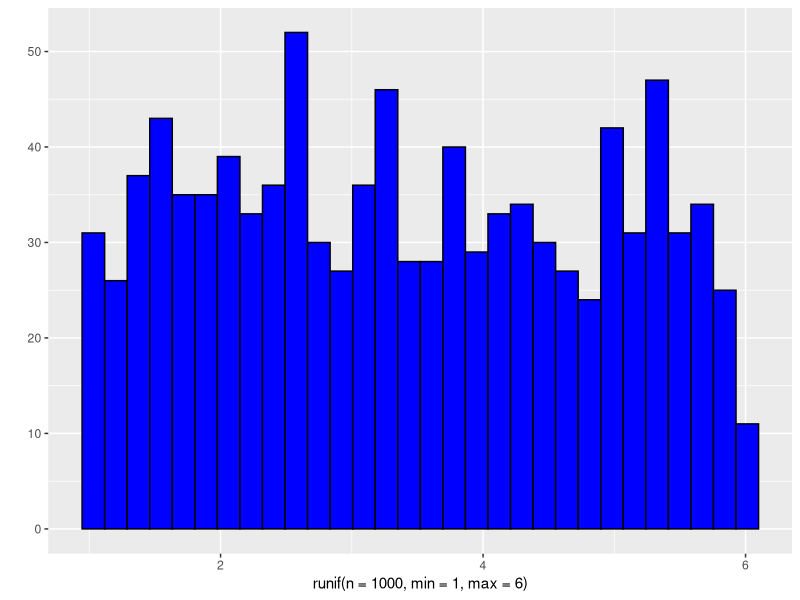
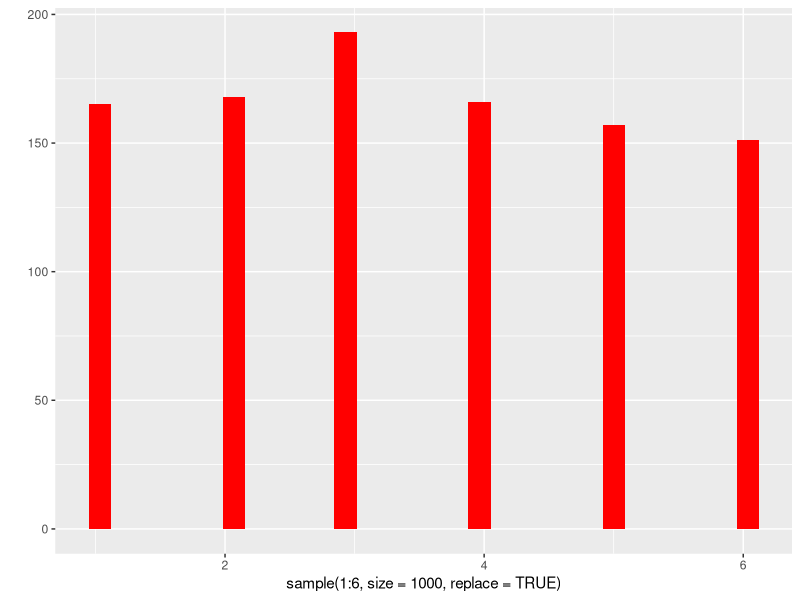
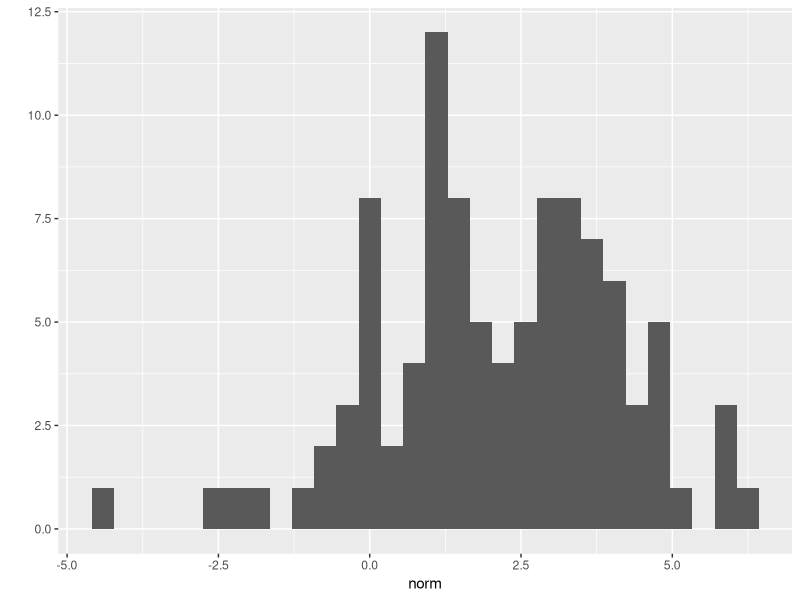
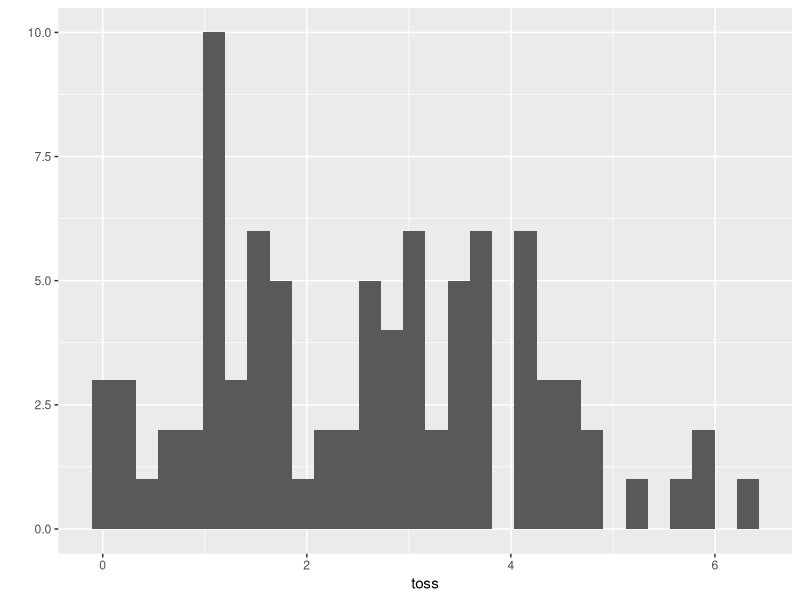
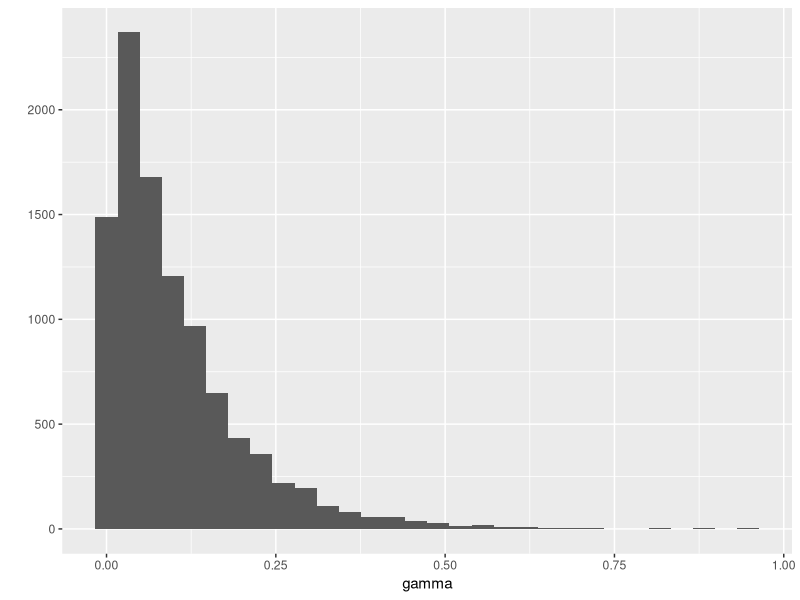
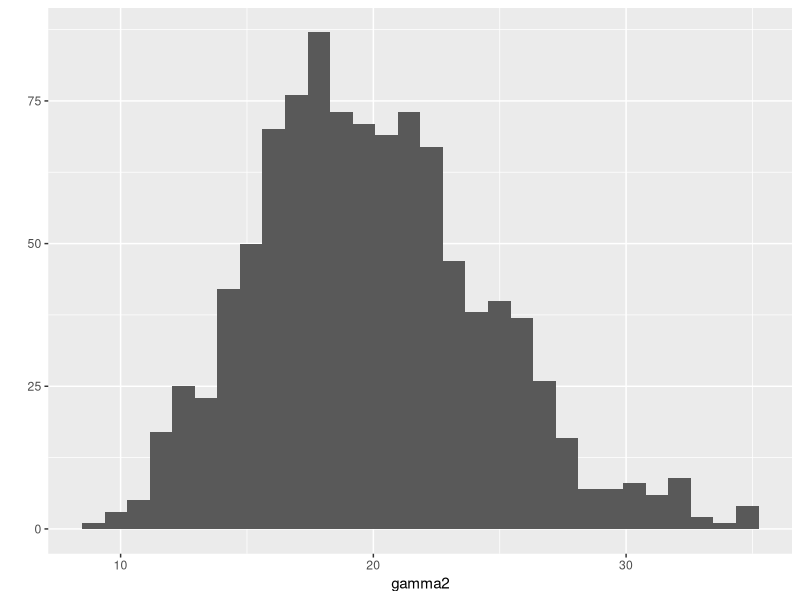
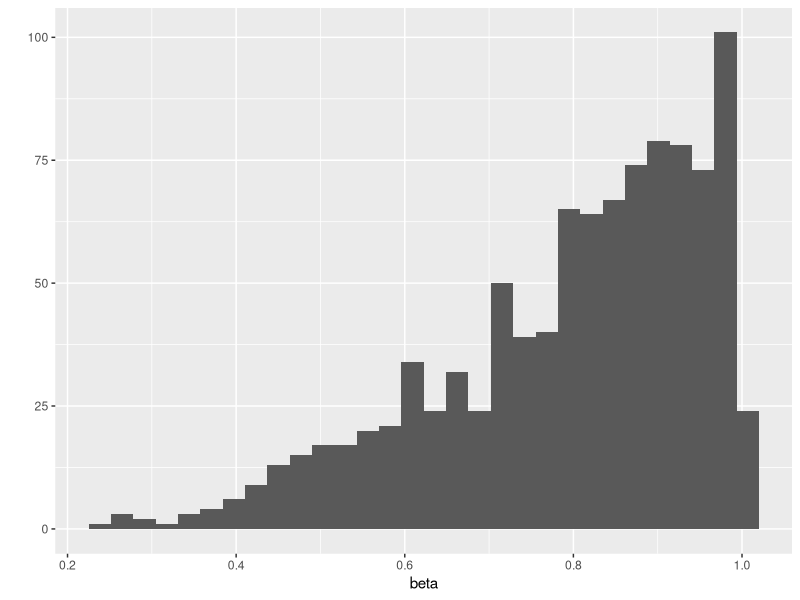
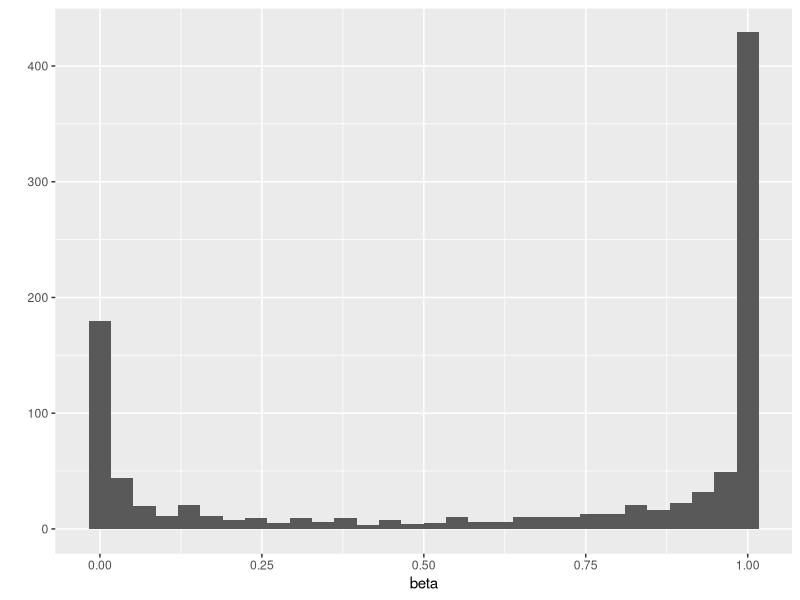

R code for these plots, in order:
# Exploring continuous distributions
# 20 Feb 2020


# uniform -----------------------------------------------------------------

library(ggplot2)
library(MASS)

qplot(x=runif(n=1000,min=1,max=6),
              color=I("black"),
              fill=I("blue"))

qplot(x=sample(1:6,size=1000,replace=TRUE),
      fill=I("red"))

# normal ------------------------------------------------------------------

norm<-rnorm(n=100,mean=2,sd=2)
qplot(x=norm)
toss<-norm[norm>0] # changes the mean and sd of the simulated mean
qplot(toss)
mean(toss)
sd(toss)
# instead of throwing out values, just do a different distribution (gamma in this case)

# gamma distribution ------------------------------------------------------
# use for continuous data greater than zero
gamma<-rgamma(n=10000,shape=1,scale=0.1)
qplot(gamma)

# gamma with shape=1 makes exponential curve with mean equal to the shape*scale
# increasing shape parameter makes distribution appear more normal
gamma2<-rgamma(n=1000,shape=20,scale=1)
qplot(gamma2)
# variance = (shape*scale)^2


# beta  -------------------------------------------------------------------

# continuous but bounded between 0 and 1. Great for distribution of a probability
# analagous to binomaial, but with a continous distribution of possible values. 

# parameters of beta are shape1 (number of successes+1) and shape2 (number of failures+1)


# bayesian maximum likelihood: p(parameters|data) -> probability of parameters given data

# beta with 3 heads and 0 tails
beta<-rbeta(n=1000,shape1=4,shape2=1) # toss a coin 8 times and get 4 heads 4 tails. What's the underlying probability of the coin?
qplot(beta)

# what if you never flipped the coin? 
beta<-rbeta(n=1000,shape1=.2,shape2=.1)
qplot(beta)


# estimate parameters from data -------------------------------------------

x<-rnorm(1000,mean=92.5,sd=2.5)
qplot(x)

fitdistr(x,"gamma") # fits distribution of x (normal) to a gamma distribution
sim<-rgamma(n=1000,shape=1375,rate=14.89)
qplot(sim)
qplot(x)
